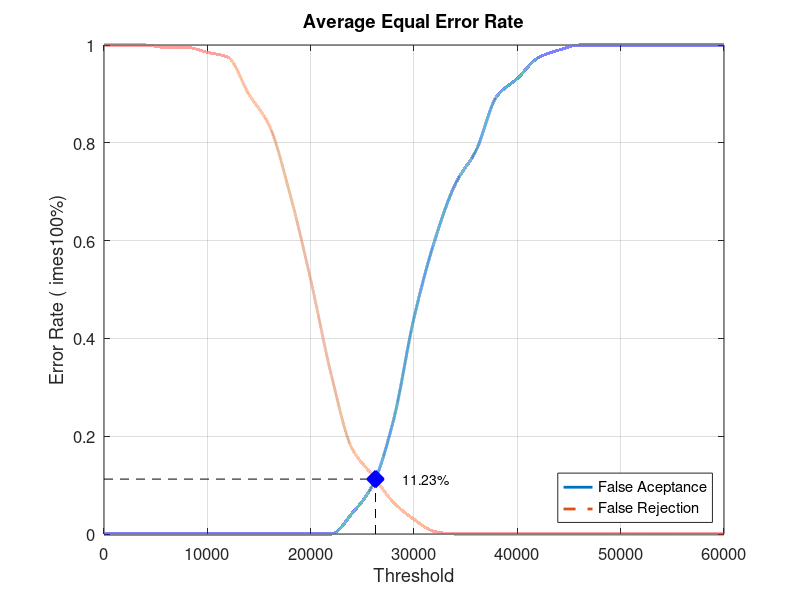
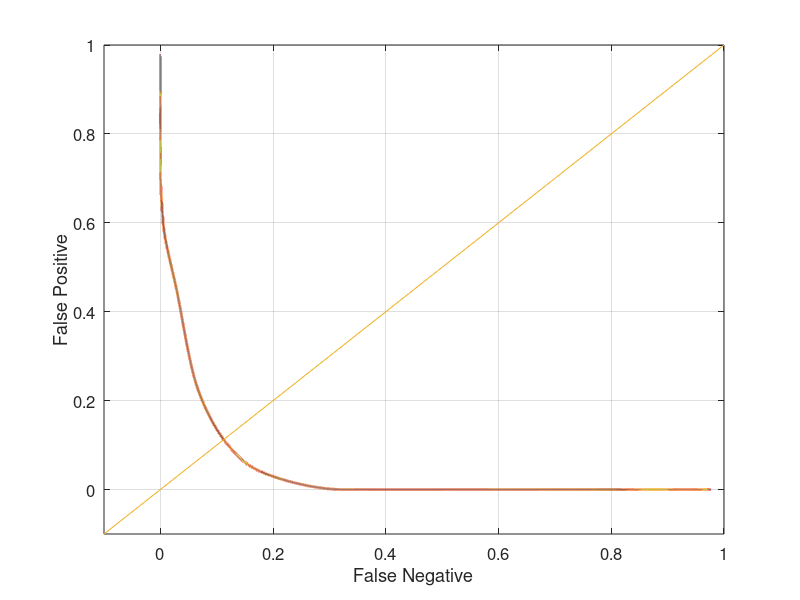

Recreate these plots in MATLAB, in order.
close all;
clear;
clc;
x = 0:2000:60000;
xq = 0:0.5:60000;

y0 = [0 0 0 0 0 0 0 0 0 0 0 0 0.0421053 0.1 0.231579 0.442105 0.6 0.715789 0.784211 0.894737 0.931579 0.973684 0.989474 1 1 1 1 1 1 1 1]
yy0 = interp1(x, y0, xq, 'pchip');
y1 = [1 1 1 0.995 0.995 0.985 0.975 0.9 0.835 0.695 0.52 0.325 0.175 0.12 0.065 0.03 0.005 0 0 0 0 0 0 0 0 0 0 0 0 0 0]
yy1 = interp1(x, y1, xq, 'pchip');

% Calculating EER: 
y2 = abs(y0 - y1);
find(y2 == min(y2))
yy2 = abs(yy0 - yy1);
xEER = find(yy2 == min(yy2));
xEERIndex = xq(xEER) % X-axis EER
yEER = yy0(xEER) % Y-axis EER

main = figure
plot(xq, yy0,'-','LineWidth', 2);	hold on
plot(xq, yy1,'--','LineWidth', 2);	hold on
plot([xEERIndex xEERIndex], [0 yEER], 'k--');	hold on
plot([0 xEERIndex], [yEER yEER], 'k--');	hold on
plot(xEERIndex, yEER, 'bx', 'LineWidth', 10);	hold on
text(xEERIndex + 10 * xEERIndex / 100, yEER, [num2str(round((10000 * yEER)) / 100) '%'])
legend('False Aceptance', 'False Rejection', 'Location', 'SouthEast')
xlabel('Threshold')
ylabel('Error Rate (	imes100%)')
title('Average Equal Error Rate')
set(gca, 'FontSize', 12)
axis([0 60000 0 1])
grid on

print(main, 'Database1_3Main', '-dpng');
FNRxFPR = figure('Color', [1 1 1]);
plot(yy1, yy0, '-', yy1, yy0, 'LineWidth', 2);
hold on
y = -0.1:0.1:1
plot(y, y); 
set(gca, 'FontSize', 12)
xlabel('False Negative')
ylabel('False Positive')
axis([-0.1 1 -0.1 1])
set(gca, 'FontSize', 12)
grid on

print(FNRxFPR, 'Database1_3FNRxFPR','-dpng');
